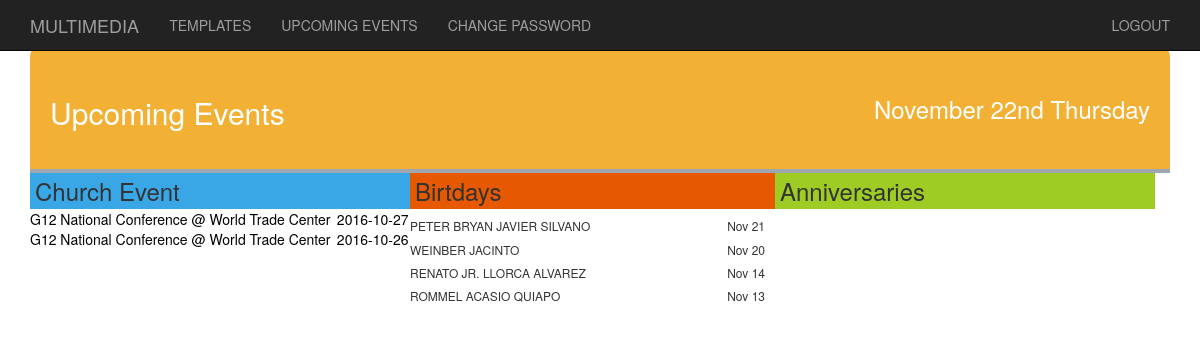
/tourguide/index.php/multimedia/UpcomingEvents, run on the app's committed database.
### tables this page shows
CREATE TABLE `ccc_event_list` (
  `id` int(11) NOT NULL,
  `title` varchar(255) NOT NULL,
  `start` date NOT NULL,
  `end` date DEFAULT NULL,
  `time_start` varchar(255) NOT NULL,
  `time_end` varchar(255) NOT NULL,
  `event_for` varchar(255) NOT NULL,
  `account_id` varchar(255) NOT NULL
);

CREATE TABLE `records` (
  `id_no` int(11) NOT NULL,
  `first_name` varchar(255) DEFAULT NULL,
  `maiden_name` varchar(255) DEFAULT NULL,
  `last_name` varchar(255) DEFAULT NULL,
  `Gender` tinytext,
  `birthmonth` varchar(255) DEFAULT NULL,
  `birthdate` varchar(255) NOT NULL,
  `birthyear` varchar(255) NOT NULL,
  `age_group` varchar(255) DEFAULT NULL,
  `age` int(255) DEFAULT NULL,
  `address` varchar(255) DEFAULT NULL,
  `contact` varchar(255) DEFAULT NULL,
  `email` varchar(255) DEFAULT NULL,
  `fb_account` varchar(255) NOT NULL,
  `civil_status` tinytext,
  `wedding_date` varchar(255) DEFAULT NULL,
  `wedding_month` varchar(255) NOT NULL,
  `wedding_year` varchar(255) NOT NULL,
  `spouse_name` varchar(255) NOT NULL,
  `children` varchar(255) DEFAULT NULL,
  `invited_by` varchar(255) DEFAULT NULL,
  `added_as_close_cell` varchar(255) DEFAULT NULL,
  `username` varchar(255) NOT NULL,
  `password` varchar(255) NOT NULL,
  `profile_pic` varchar(255) NOT NULL,
  `mentor_id` varchar(255) NOT NULL,
  `role` varchar(255) NOT NULL,
  `no_disciples` int(255) NOT NULL,
  `no_network` int(255) NOT NULL,
  `work` varchar(255) NOT NULL,
  `ConDone1` varchar(255) NOT NULL,
  `ConDone2` varchar(255) NOT NULL,
  `ConDone3` varchar(255) NOT NULL,
  `ConDone4` varchar(255) NOT NULL,
  `date_visited` varchar(255) NOT NULL,
  `ranking` int(255) DEFAULT NULL,
  `enrolled` int(255) NOT NULL,
  `active` int(255) NOT NULL,
  `image_pic` longblob NOT NULL
);

### tourguide/application/controllers/Multimedia.php (called while the page is built, shortened)
<?php
class Multimedia  extends CI_Controller {
	public function __construct(){
		   $this->load->model('podcastmodel','',TRUE);
		   $this->load->model('events', '', TRUE);
	}
	public function UpcomingEvents(){
		$data["events_list"] = $this->events->displayEventArray();
	    $data["birthdays"]	 = $this->events->birthdays();
	    $this->load->view("headers/MultimediaHeader",$data);
		$this->load->view("EventsMultimedia",$data);
		$this->load->view("footers/MultimediaFooter",$data);
	}
}

### tourguide/index.php (called while the page is built, shortened)
<?php
require_once BASEPATH.'core/CodeIgniter.php';

### tourguide/application/models/Events.php (called while the page is built, shortened)
<?php
class Events extends CI_Model{
	public function displayEventArray(){
		$this->db->select('*');
		$this->db->from('ccc_event_list');
		$query = $this->db->get();
		$eventInfo =  $query->result();
		return $eventInfo;
	}
	public function birthdays(){
		$this->db->select('*');
		$this->db->from('records');
		$query = $this->db->get();
		$birthdays =  $query->result();
		return $birthdays;
	}
}

### tourguide/application/views/EventsMultimedia.php (the view, shortened to what this page needs)
<?php
 $date = strtotime("+7 day");
?>
<?php
	function events_display($params,$birthdays){
		$today = getdate();
		if($today['mon'] == 11){$birthMonth = "Nov";}
		foreach($birthdays as $birthdaysEvent) {
			if($params =="Birthday"){
					$remaining_days =  (int)($birthdaysEvent->birthdate - $today['mday']);
					if($remaining_days <=30 && $birthMonth == $birthdaysEvent->birthmonth) {
							echo "<h4 style='font-size:12px;'>" . $birthdaysEvent->first_name .' '. $birthdaysEvent->maiden_name . ' ' . $birthdaysEvent->last_name . "<span style='float:right; margin-right:10px;'>".$birthdaysEvent->birthmonth . " ". $birthdaysEvent->birthdate ."</span>"."</h4>";
					}
			}
		 }
	}
?>
<div class="container">
<header class="form_head" style="background: #f2b135; padding: 30px 20px; color: white; font-size: 1.2em; font-weight: 600;
  										border-radius: 10px 10px 0 0; overflow:auto; margin-top: 30px; border-bottom: 4px solid #9ea7af;">
			<h2 style="float:left"> Upcoming Events </h2>
			<h3 style="float:right"><?php echo date('F jS l') ;?></h3>
			</header>
</div>
<div class="container">
	<div class="events col-md-4" style="background:#fff; padding:0;">
	<h3 style="margin:0; padding:5px; background:#39a7e5;">Church Event</h3>
	<table style="color:#000; width:100%; border:0;">
	<?php foreach($events_list as $eventList){ ?>
			<?php if(strtotime(date('M d, Y', $date)) >= strtotime($eventList->start)){ ?>
				<tr style="width:50%;">
				<td style="color:#000;"><?php echo $eventList->title; ?></td>
				<td style="color:#000;"><span> <?php echo $eventList->start; ?></span></td>
				</tr>
			<?php }?>
	<?php }?>
	</table>
	</div>
	<div class="events col-md-4" style="background:#fff; width:365px; padding:0;">
	<h3 style="margin:0; padding:5px; background:#e65901;">Birtdays</h3>
	<?php events_display("Birthday",$birthdays); ?>
	</div></ul>
	<div class="events col-md-4" style="background:#fff; padding:0;">
	<h3 style="margin:0; padding:5px; background:#9fcc24;">Anniversaries</h3>
	</div>
</div>

### tourguide/application/views/headers/MultimediaHeader.php (shortened to what this page needs)
<!DOCTYPE html>
<html lang="en">
<head>
  <link rel="stylesheet" href="<?php echo base_url(); ?>resources/bootstrap/bootstrap.min.css">
  <link rel="stylesheet" href="<?php echo base_url(); ?>resources/css/stylefront.css">
  <link rel="stylesheet" href="<?php echo base_url(); ?>resources/css/bootstrapfront.css">
  <link rel="stylesheet" href="<?php echo base_url(); ?>resources/css/font-awesome.minfront.css">
  <link rel="stylesheet" href="<?php echo base_url(); ?>resources/css/multimedia.css">
  <link rel="stylesheet" href="<?php echo base_url(); ?>resources/css/guestform.css">
 </head>
<body>
    <div class="navbar navbar-inverse navbar-fixed-top">
        <div class="container">
            <div class="navbar-header">
                <a class="navbar-brand" href="<?php echo base_url();?>ushers/multimedia">MULTIMEDIA</a>
            </div>
            <div class="navbar-collapse collapse">
                <ul class="nav navbar-nav navbar-left">
                    <li><a href="<?php echo base_url();?>Multimedia/Templates">TEMPLATES</a></li>
                    <li><a href="<?php echo base_url();?>Multimedia/UpcomingEvents">UPCOMING EVENTS</a></li>
                    <li><a href="#" data-toggle="modal" data-target="#myModal_changepass">CHANGE PASSWORD</a></li>
					</ul>
					<ul class="nav navbar-nav navbar-right">
					<li><a href="<?php  echo base_url(); ?>Ushers/logout">LOGOUT</a></li>
					</ul>
</div>
            </div>
        </div>

### tourguide/application/views/footers/MultimediaFooter.php (shortened to what this page needs)
</body>
</html>

### data on the page
ccc_event_list: title "G12 National Conference @ World Trade Center", start "2016-10-27"
ccc_event_list: title "G12 National Conference @ World Trade Center", start "2016-10-26"
records: first_name "PETER BRYAN", maiden_name "JAVIER", last_name "SILVANO", birthmonth "Nov", birthdate "21"
records: first_name "WEINBER", last_name "JACINTO", birthmonth "Nov", birthdate "20"
records: first_name "RENATO JR.", maiden_name "LLORCA", last_name "ALVAREZ", birthmonth "Nov", birthdate "14"
records: first_name "ROMMEL", maiden_name "ACASIO", last_name "QUIAPO", birthmonth "Nov", birthdate "13"
